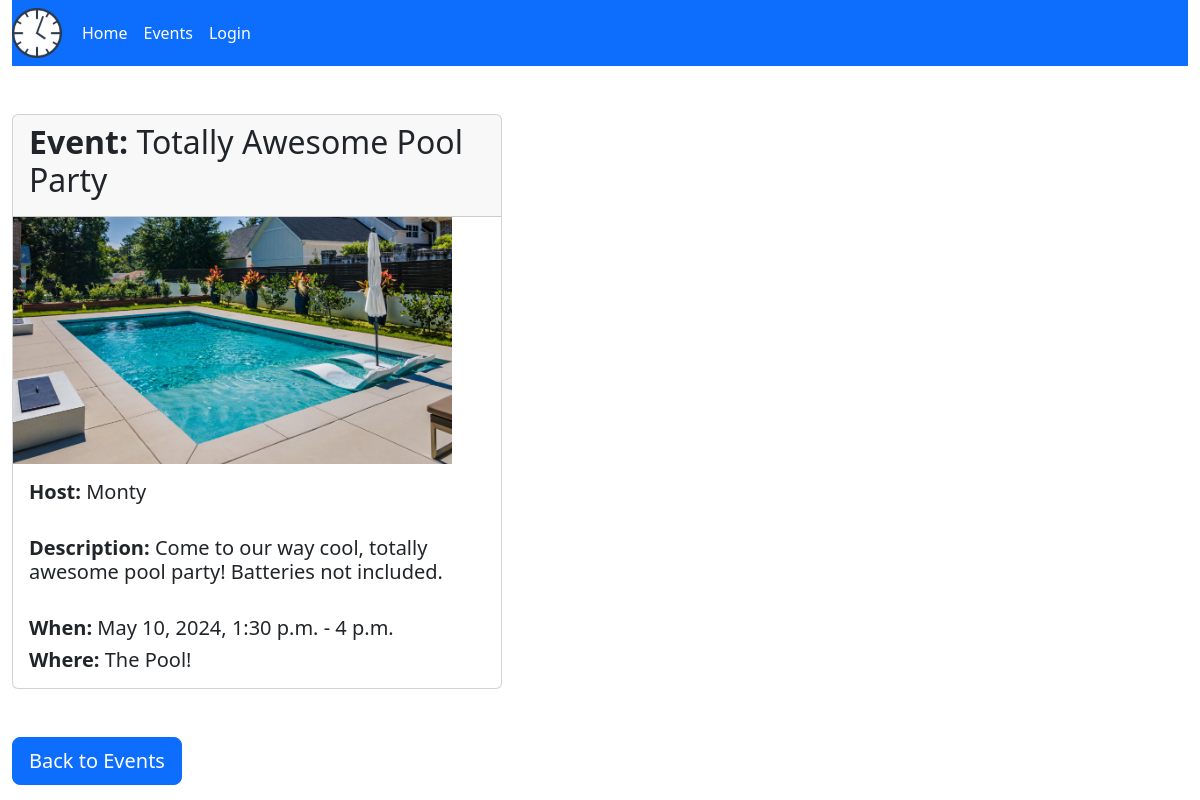
Screenshot of /events/22 with the database file from the repository.
### eventspace/models.py (models this page shows, shortened)
class Event(models.Model):
    host = models.ForeignKey(User, null=True, on_delete=models.CASCADE)
    title = models.CharField(max_length=200, blank=False)
    location = models.CharField(max_length=200, blank=False)
    image = models.ImageField(blank=True, upload_to='images/')
    description = models.TextField(blank=True)
    date = models.DateField(("Date"), default=datetime.date.today, blank=False)
    start = models.TimeField(default=None, null=True, blank=True)
    end = models.TimeField(default=None, null=True, blank=True)
    class Meta:
        ordering = ('date',)

### eventspace/views.py (the view)
# urls.py: path('events/<int:pk>', views.EventDetailView.as_view(), name="event-detail"),
class EventDetailView(generic.DetailView):
    model = Event

### eventspace/templates/eventspace/event_detail.html
{% extends 'eventspace/base_template.html' %}
{% block content %}
<br><br>
<div class="card mb-4" style="width: 50%; height: auto;">
    <div class="card-header">
        <h2><strong>Event: </strong>{{event.title}}</h2>
    </div>
    {% if event.image %}
    <img class = "img-fluid" src="{{ event.image.url }}" style = "max-width: 90%; height: auto;">
    {% endif %}
    <div class="card-body">
        <h5 class="card-text"><strong>Host: </strong>{{ event.host }}</h5><br>
        <h5 class="card-text"><strong>Description: </strong>{{ event.description }}</h5><br>
        <h5 class="card-text"><strong>When: </strong>{{ event.date }},
            {% if event.start is not None %}
            {{ event.start }} - {{ event.end }}
            {% endif %}
        </h5>
        <h5 class="card-text"><strong>Where: </strong>{{ event.location }}</h5>
    </div>
</div>
<br>
{% if user.is_authenticated %}
<a href="{% url 'user_page' %}" class="btn btn-primary btn-lg">Back to My Events</a>
{% else %}
<a href="{% url 'event-list' %}" class="btn btn-primary btn-lg">Back to Events</a>
{% endif %}
{% endblock content%}

### rows the page displays
Event: title "Totally Awesome Pool Party", image (picture), host "Monty", description "Come to our way cool, totally awesome pool party! Batteries not included.", date "May 10, 2024", start "1:30 p.m.", end "4 p.m.", location "The Pool!"
